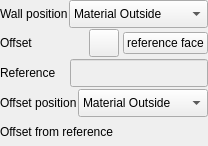
           <widget class="QFrame" name="offsetGroup">
            <property name="sizePolicy">
             <sizepolicy hsizetype="Preferred" vsizetype="Maximum">
              <horstretch>0</horstretch>
              <verstretch>0</verstretch>
             </sizepolicy>
            </property>
            <property name="autoFillBackground">
             <bool>false</bool>
            </property>
            <property name="styleSheet">
             <string notr="true"/>
            </property>
            <property name="frameShadow">
             <enum>QFrame::Shadow::Plain</enum>
            </property>
            <property name="lineWidth">
             <number>0</number>
            </property>
            <layout class="QGridLayout" name="gridLayout_7">
             <property name="sizeConstraint">
              <enum>QLayout::SizeConstraint::SetDefaultConstraint</enum>
             </property>
             <property name="leftMargin">
              <number>0</number>
             </property>
             <property name="topMargin">
              <number>0</number>
             </property>
             <property name="rightMargin">
              <number>0</number>
             </property>
             <property name="bottomMargin">
              <number>0</number>
             </property>
             <property name="spacing">
              <number>1</number>
             </property>
             <item row="5" column="0">
              <widget class="QWidget" name="frameOffOff" native="true">
               <layout class="QHBoxLayout" name="frame">
                <property name="spacing">
                 <number>4</number>
                </property>
                <property name="leftMargin">
                 <number>0</number>
                </property>
                <property name="topMargin">
                 <number>0</number>
                </property>
                <property name="rightMargin">
                 <number>0</number>
                </property>
                <property name="bottomMargin">
                 <number>0</number>
                </property>
                <item>
                 <widget class="QLabel" name="labelOffFromRef">
                  <property name="sizePolicy">
                   <sizepolicy hsizetype="Maximum" vsizetype="Preferred">
                    <horstretch>0</horstretch>
                    <verstretch>0</verstretch>
                   </sizepolicy>
                  </property>
                  <property name="minimumSize">
                   <size>
                    <width>28</width>
                    <height>28</height>
                   </size>
                  </property>
                  <property name="baseSize">
                   <size>
                    <width>0</width>
                    <height>28</height>
                   </size>
                  </property>
                  <property name="text">
                   <string>Offset from reference  </string>
                  </property>
                 </widget>
                </item>
                <item>
                 <widget class="Gui::QuantitySpinBox" name="OffsetTypeOffset" native="true">
                  <property name="sizePolicy">
                   <sizepolicy hsizetype="Preferred" vsizetype="Preferred">
                    <horstretch>0</horstretch>
                    <verstretch>0</verstretch>
                   </sizepolicy>
                  </property>
                  <property name="minimumSize">
                   <size>
                    <width>28</width>
                    <height>28</height>
                   </size>
                  </property>
                  <property name="baseSize">
                   <size>
                    <width>28</width>
                    <height>28</height>
                   </size>
                  </property>
                  <property name="unit" stdset="0">
                   <string notr="true">mm</string>
                  </property>
                 </widget>
                </item>
               </layout>
              </widget>
             </item>
             <item row="2" column="0">
              <widget class="QWidget" name="frameOffFaceRef" native="true">
               <layout class="QHBoxLayout" name="offsetLayout2">
                <property name="spacing">
                 <number>4</number>
                </property>
                <property name="leftMargin">
                 <number>0</number>
                </property>
                <property name="topMargin">
                 <number>0</number>
                </property>
                <property name="rightMargin">
                 <number>0</number>
                </property>
                <property name="bottomMargin">
                 <number>0</number>
                </property>
                <item>
                 <widget class="QLabel" name="labelOffset">
                  <property name="sizePolicy">
                   <sizepolicy hsizetype="Maximum" vsizetype="Preferred">
                    <horstretch>0</horstretch>
                    <verstretch>0</verstretch>
                   </sizepolicy>
                  </property>
                  <property name="minimumSize">
                   <size>
                    <width>66</width>
                    <height>0</height>
                   </size>
                  </property>
                  <property name="maximumSize">
                   <size>
                    <width>0</width>
                    <height>16777215</height>
                   </size>
                  </property>
                  <property name="text">
                   <string>Offset</string>
                  </property>
                 </widget>
                </item>
                <item>
                 <widget class="Gui::QuantitySpinBox" name="Offset" native="true">
                  <property name="enabled">
                   <bool>false</bool>
                  </property>
                  <property name="sizePolicy">
                   <sizepolicy hsizetype="Preferred" vsizetype="Preferred">
                    <horstretch>0</horstretch>
                    <verstretch>0</verstretch>
                   </sizepolicy>
                  </property>
                  <property name="unit" stdset="0">
                   <string notr="true">mm</string>
                  </property>
                 </widget>
                </item>
                <item>
                 <widget class="QPushButton" name="SelOffsetFace">
                  <property name="sizePolicy">
                   <sizepolicy hsizetype="Fixed" vsizetype="Fixed">
                    <horstretch>0</horstretch>
                    <verstretch>0</verstretch>
                   </sizepolicy>
                  </property>
                  <property name="minimumSize">
                   <size>
                    <width>30</width>
                    <height>28</height>
                   </size>
                  </property>
                  <property name="maximumSize">
                   <size>
                    <width>28</width>
                    <height>28</height>
                   </size>
                  </property>
                  <property name="baseSize">
                   <size>
                    <width>28</width>
                    <height>28</height>
                   </size>
                  </property>
                  <property name="toolTip">
                   <string>Face reference</string>
                  </property>
                  <property name="styleSheet">
                   <string notr="true">margin: 0px;
padding: 0px;
min-width: 28px;</string>
                  </property>
                  <property name="text">
                   <string/>
                  </property>
                  <property name="icon">
                   <iconset>
                    <normaloff>Icons:FaceSelection_On.svg</normaloff>
                    <normalon>Icons:FaceSelection_Off.svg</normalon>Icons:FaceSelection_On.svg</iconset>
                  </property>
                  <property name="iconSize">
                   <size>
                    <width>24</width>
                    <height>24</height>
                   </size>
                  </property>
                  <property name="checkable">
                   <bool>true</bool>
                  </property>
                 </widget>
                </item>
                <item>
                 <widget class="QPushButton" name="hideButtWorkaround02">
                  <property name="visible">
                   <bool>false</bool>
                  </property>
                  <property name="text">
                   <string>reference face</string>
                  </property>
                 </widget>
                </item>
               </layout>
              </widget>
             </item>
             <item row="3" column="0">
              <widget class="QWidget" name="frameOffType" native="true">
               <layout class="QVBoxLayout" name="verticalLayout_8">
                <property name="spacing">
                 <number>1</number>
                </property>
                <property name="leftMargin">
                 <number>0</number>
                </property>
                <property name="topMargin">
                 <number>0</number>
                </property>
                <property name="rightMargin">
                 <number>0</number>
                </property>
                <property name="bottomMargin">
                 <number>0</number>
                </property>
                <item>
                 <widget class="QWidget" name="frameOffFaceRef_2" native="true">
                  <layout class="QHBoxLayout" name="frameOffsetType">
                   <property name="spacing">
                    <number>4</number>
                   </property>
                   <property name="leftMargin">
                    <number>0</number>
                   </property>
                   <property name="topMargin">
                    <number>1</number>
                   </property>
                   <property name="rightMargin">
                    <number>0</number>
                   </property>
                   <property name="bottomMargin">
                    <number>1</number>
                   </property>
                   <item>
                    <widget class="QLabel" name="labelOffsetFaceRef">
                     <property name="sizePolicy">
                      <sizepolicy hsizetype="Maximum" vsizetype="Preferred">
                       <horstretch>0</horstretch>
                       <verstretch>0</verstretch>
                      </sizepolicy>
                     </property>
                     <property name="minimumSize">
                      <size>
                       <width>66</width>
                       <height>0</height>
                      </size>
                     </property>
                     <property name="text">
                      <string>Reference</string>
                     </property>
                    </widget>
                   </item>
                   <item>
                    <widget class="QLineEdit" name="OffsetFaceRef">
                     <property name="enabled">
                      <bool>false</bool>
                     </property>
                     <property name="sizePolicy">
                      <sizepolicy hsizetype="Preferred" vsizetype="Fixed">
                       <horstretch>0</horstretch>
                       <verstretch>0</verstretch>
                      </sizepolicy>
                     </property>
                     <property name="minimumSize">
                      <size>
                       <width>0</width>
                       <height>28</height>
                      </size>
                     </property>
                     <property name="baseSize">
                      <size>
                       <width>0</width>
                       <height>28</height>
                      </size>
                     </property>
                    </widget>
                   </item>
                  </layout>
                 </widget>
                </item>
                <item>
                 <layout class="QHBoxLayout" name="horizontalLayout_6">
                  <property name="spacing">
                   <number>1</number>
                  </property>
                  <item>
                   <widget class="QLabel" name="labelOffsetPos">
                    <property name="text">
                     <string>Offset position</string>
                    </property>
                   </widget>
                  </item>
                  <item>
                   <widget class="QComboBox" name="OffsetTypes">
                    <property name="sizePolicy">
                     <sizepolicy hsizetype="MinimumExpanding" vsizetype="Fixed">
                      <horstretch>0</horstretch>
                      <verstretch>0</verstretch>
                     </sizepolicy>
                    </property>
                    <property name="minimumSize">
                     <size>
                      <width>0</width>
                      <height>28</height>
                     </size>
                    </property>
                    <property name="maximumSize">
                     <size>
                      <width>16777215</width>
                      <height>16777215</height>
                     </size>
                    </property>
                    <property name="sizeIncrement">
                     <size>
                      <width>0</width>
                      <height>0</height>
                     </size>
                    </property>
                    <property name="baseSize">
                     <size>
                      <width>0</width>
                      <height>28</height>
                     </size>
                    </property>
                    <property name="focusPolicy">
                     <enum>Qt::FocusPolicy::WheelFocus</enum>
                    </property>
                    <property name="currentText">
                     <string>Material Outside</string>
                    </property>
                    <property name="currentIndex">
                     <number>0</number>
                    </property>
                    <property name="sizeAdjustPolicy">
                     <enum>QComboBox::SizeAdjustPolicy::AdjustToContentsOnFirstShow</enum>
                    </property>
                    <property name="iconSize">
                     <size>
                      <width>28</width>
                      <height>28</height>
                     </size>
                    </property>
                    <item>
                     <property name="text">
                      <string>Material Outside</string>
                     </property>
                     <property name="icon">
                      <iconset>
                       <normalon>Icons:SheetMetal_WallPosMatOut.svg</normalon>
                      </iconset>
                     </property>
                    </item>
                    <item>
                     <property name="text">
                      <string>Material Inside</string>
                     </property>
                     <property name="icon">
                      <iconset>
                       <normalon>Icons:SheetMetal_WallPosMatIns.svg</normalon>
                      </iconset>
                     </property>
                    </item>
                    <item>
                     <property name="text">
                      <string>Thickness Outside</string>
                     </property>
                     <property name="icon">
                      <iconset>
                       <normalon>Icons:SheetMetal_WallPosThkOut.svg</normalon>
                      </iconset>
                     </property>
                    </item>
                    <item>
                     <property name="text">
                      <string>Offset</string>
                     </property>
                     <property name="icon">
                      <iconset>
                       <normalon>Icons:SheetMetal_WallPosOffset.svg</normalon>
                      </iconset>
                     </property>
                    </item>
                   </widget>
                  </item>
                 </layout>
                </item>
               </layout>
              </widget>
             </item>
             <item row="1" column="0">
              <layout class="QHBoxLayout" name="bendTypeLayout">
               <property name="spacing">
                <number>1</number>
               </property>
               <item>
                <widget class="QLabel" name="labelWallPos">
                 <property name="sizePolicy">
                  <sizepolicy hsizetype="Maximum" vsizetype="Preferred">
                   <horstretch>0</horstretch>
                   <verstretch>0</verstretch>
                  </sizepolicy>
                 </property>
                 <property name="minimumSize">
                  <size>
                   <width>68</width>
                   <height>0</height>
                  </size>
                 </property>
                 <property name="maximumSize">
                  <size>
                   <width>66</width>
                   <height>16777215</height>
                  </size>
                 </property>
                 <property name="text">
                  <string>Wall position</string>
                 </property>
                </widget>
               </item>
               <item>
                <widget class="QComboBox" name="BendType">
                 <property name="sizePolicy">
                  <sizepolicy hsizetype="Preferred" vsizetype="Fixed">
                   <horstretch>0</horstretch>
                   <verstretch>0</verstretch>
                  </sizepolicy>
                 </property>
                 <property name="minimumSize">
                  <size>
                   <width>0</width>
                   <height>28</height>
                  </size>
                 </property>
                 <property name="maximumSize">
                  <size>
                   <width>16777215</width>
                   <height>28</height>
                  </size>
                 </property>
                 <property name="baseSize">
                  <size>
                   <width>0</width>
                   <height>28</height>
                  </size>
                 </property>
                 <property name="currentIndex">
                  <number>0</number>
                 </property>
                 <property name="iconSize">
                  <size>
                   <width>28</width>
                   <height>28</height>
                  </size>
                 </property>
                 <item>
                  <property name="text">
                   <string>Material Outside</string>
                  </property>
                  <property name="icon">
                   <iconset>
                    <normalon>Icons:SheetMetal_WallPosMatOut.svg</normalon>
                   </iconset>
                  </property>
                 </item>
                 <item>
                  <property name="text">
                   <string>Material Inside</string>
                  </property>
                  <property name="icon">
                   <iconset>
                    <normalon>Icons:SheetMetal_WallPosMatIns.svg</normalon>
                   </iconset>
                  </property>
                 </item>
                 <item>
                  <property name="text">
                   <string>Thickness Outside</string>
                  </property>
                  <property name="icon">
                   <iconset>
                    <normalon>Icons:SheetMetal_WallPosThkOut.svg</normalon>
                   </iconset>
                  </property>
                 </item>
                 <item>
                  <property name="text">
                   <string>Offset</string>
                  </property>
                  <property name="icon">
                   <iconset>
                    <normalon>Icons:SheetMetal_WallPosOffset.svg</normalon>
                   </iconset>
                  </property>
                 </item>
                </widget>
               </item>
              </layout>
             </item>
            </layout>
           </widget>
